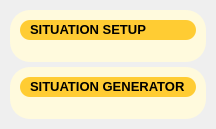
            <widget class="QWidget" name="Manager_Page1">
             <attribute name="title">
              <string>Situation Manager</string>
             </attribute>
             <layout class="QVBoxLayout" name="verticalLayout_19" stretch="0,0">
              <property name="spacing">
               <number>5</number>
              </property>
              <property name="leftMargin">
               <number>10</number>
              </property>
              <property name="topMargin">
               <number>10</number>
              </property>
              <property name="rightMargin">
               <number>10</number>
              </property>
              <property name="bottomMargin">
               <number>10</number>
              </property>
              <item>
               <widget class="QFrame" name="Situation_setup_Frame">
                <property name="sizePolicy">
                 <sizepolicy hsizetype="Preferred" vsizetype="Preferred">
                  <horstretch>0</horstretch>
                  <verstretch>0</verstretch>
                 </sizepolicy>
                </property>
                <property name="focusPolicy">
                 <enum>Qt::NoFocus</enum>
                </property>
                <property name="styleSheet">
                 <string notr="true">QFrame#Situation_setup_Frame {
background-color: #FFFADD;
border-radius: 20px
}

QFrame QListView{
/*background-color: rgb(255, 255, 255);
border-radius: 0px*/
}

</string>
                </property>
                <layout class="QVBoxLayout" name="verticalLayout_47" stretch="0,1">
                 <property name="spacing">
                  <number>10</number>
                 </property>
                 <property name="leftMargin">
                  <number>10</number>
                 </property>
                 <property name="topMargin">
                  <number>10</number>
                 </property>
                 <property name="rightMargin">
                  <number>10</number>
                 </property>
                 <property name="bottomMargin">
                  <number>10</number>
                 </property>
                 <item>
                  <widget class="QFrame" name="Situation_setup_LabelFrame">
                   <property name="minimumSize">
                    <size>
                     <width>0</width>
                     <height>20</height>
                    </size>
                   </property>
                   <property name="styleSheet">
                    <string notr="true">background-color: #ffcc33;	
border-radius: 10px</string>
                   </property>
                   <property name="frameShape">
                    <enum>QFrame::NoFrame</enum>
                   </property>
                   <property name="frameShadow">
                    <enum>QFrame::Raised</enum>
                   </property>
                   <property name="lineWidth">
                    <number>4</number>
                   </property>
                   <property name="midLineWidth">
                    <number>4</number>
                   </property>
                   <layout class="QHBoxLayout" name="horizontalLayout_17" stretch="1">
                    <property name="spacing">
                     <number>0</number>
                    </property>
                    <property name="leftMargin">
                     <number>10</number>
                    </property>
                    <property name="topMargin">
                     <number>0</number>
                    </property>
                    <property name="rightMargin">
                     <number>10</number>
                    </property>
                    <property name="bottomMargin">
                     <number>0</number>
                    </property>
                    <item>
                     <widget class="QLabel" name="Situation_setup_Label">
                      <property name="enabled">
                       <bool>true</bool>
                      </property>
                      <property name="minimumSize">
                       <size>
                        <width>0</width>
                        <height>0</height>
                       </size>
                      </property>
                      <property name="font">
                       <font>
                        <family>Segoe UI</family>
                        <pointsize>10</pointsize>
                       </font>
                      </property>
                      <property name="styleSheet">
                       <string notr="true"/>
                      </property>
                      <property name="text">
                       <string>&lt;html&gt;&lt;head/&gt;&lt;body&gt;&lt;p&gt;&lt;span style=&quot; font-weight:700;&quot;&gt;SITUATION SETUP&lt;/span&gt;&lt;/p&gt;&lt;/body&gt;&lt;/html&gt;</string>
                      </property>
                     </widget>
                    </item>
                   </layout>
                  </widget>
                 </item>
                 <item>
                  <widget class="QWidget" name="Situation_setup_Content_Widget" native="true">
                   <layout class="QHBoxLayout" name="Situation_setup_Content_WidgetLayout">
                    <property name="spacing">
                     <number>10</number>
                    </property>
                    <property name="leftMargin">
                     <number>1</number>
                    </property>
                    <property name="topMargin">
                     <number>1</number>
                    </property>
                    <property name="rightMargin">
                     <number>1</number>
                    </property>
                    <property name="bottomMargin">
                     <number>1</number>
                    </property>
                   </layout>
                  </widget>
                 </item>
                </layout>
               </widget>
              </item>
              <item>
               <widget class="QFrame" name="Situation_generator_Frame">
                <property name="sizePolicy">
                 <sizepolicy hsizetype="Preferred" vsizetype="Preferred">
                  <horstretch>0</horstretch>
                  <verstretch>0</verstretch>
                 </sizepolicy>
                </property>
                <property name="focusPolicy">
                 <enum>Qt::NoFocus</enum>
                </property>
                <property name="styleSheet">
                 <string notr="true">QFrame#Situation_generator_Frame{
background-color: #FFFADD;
border-radius: 20px
}

QFrame QListView{
/*background-color: rgb(255, 255, 255);
border-radius: 10px*/
}

QFrame QTableView{

}
</string>
                </property>
                <layout class="QVBoxLayout" name="verticalLayout_46" stretch="0,1">
                 <property name="spacing">
                  <number>10</number>
                 </property>
                 <property name="leftMargin">
                  <number>10</number>
                 </property>
                 <property name="topMargin">
                  <number>10</number>
                 </property>
                 <property name="rightMargin">
                  <number>10</number>
                 </property>
                 <property name="bottomMargin">
                  <number>10</number>
                 </property>
                 <item>
                  <widget class="QFrame" name="Situation_generator_LabelFrame">
                   <property name="minimumSize">
                    <size>
                     <width>0</width>
                     <height>20</height>
                    </size>
                   </property>
                   <property name="styleSheet">
                    <string notr="true">background-color: #ffcc33;	
border-radius: 10px</string>
                   </property>
                   <property name="frameShape">
                    <enum>QFrame::NoFrame</enum>
                   </property>
                   <property name="frameShadow">
                    <enum>QFrame::Raised</enum>
                   </property>
                   <property name="lineWidth">
                    <number>4</number>
                   </property>
                   <property name="midLineWidth">
                    <number>4</number>
                   </property>
                   <layout class="QHBoxLayout" name="horizontalLayout_15" stretch="1">
                    <property name="spacing">
                     <number>0</number>
                    </property>
                    <property name="leftMargin">
                     <number>10</number>
                    </property>
                    <property name="topMargin">
                     <number>0</number>
                    </property>
                    <property name="rightMargin">
                     <number>10</number>
                    </property>
                    <property name="bottomMargin">
                     <number>0</number>
                    </property>
                    <item>
                     <widget class="QLabel" name="Situation_generator_Label">
                      <property name="enabled">
                       <bool>true</bool>
                      </property>
                      <property name="minimumSize">
                       <size>
                        <width>0</width>
                        <height>0</height>
                       </size>
                      </property>
                      <property name="font">
                       <font>
                        <family>Segoe UI</family>
                        <pointsize>10</pointsize>
                       </font>
                      </property>
                      <property name="styleSheet">
                       <string notr="true"/>
                      </property>
                      <property name="text">
                       <string>&lt;html&gt;&lt;head/&gt;&lt;body&gt;&lt;p&gt;&lt;span style=&quot; font-weight:700;&quot;&gt;SITUATION GENERATOR&lt;/span&gt;&lt;/p&gt;&lt;/body&gt;&lt;/html&gt;</string>
                      </property>
                     </widget>
                    </item>
                   </layout>
                  </widget>
                 </item>
                 <item>
                  <widget class="QWidget" name="Situation_generator_Content_Widget" native="true">
                   <layout class="QHBoxLayout" name="Situation_generator_Content_WidgetLayout">
                    <property name="spacing">
                     <number>10</number>
                    </property>
                    <property name="leftMargin">
                     <number>1</number>
                    </property>
                    <property name="topMargin">
                     <number>1</number>
                    </property>
                    <property name="rightMargin">
                     <number>1</number>
                    </property>
                    <property name="bottomMargin">
                     <number>1</number>
                    </property>
                   </layout>
                  </widget>
                 </item>
                </layout>
               </widget>
              </item>
             </layout>
            </widget>
